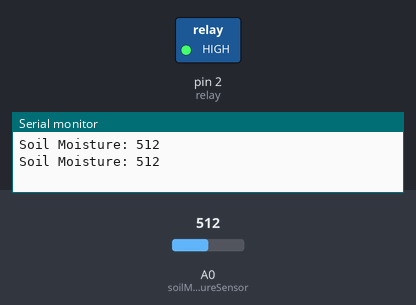
Recording of a sketch running on a simulated Arduino Uno, built with avr-gcc and run on an emulated ATmega328P. Parts: switched loads named in the sketch (green lamp = pin HIGH), the last lines printed to the serial monitor. The test bench sets the inputs (shaded band); at power-on: A0 (soilMoistureSensor) = 512.

Above: at 1.8 s.
1.9 s: A0 (soilMoistureSensor) set to 485
At 3.4 s:
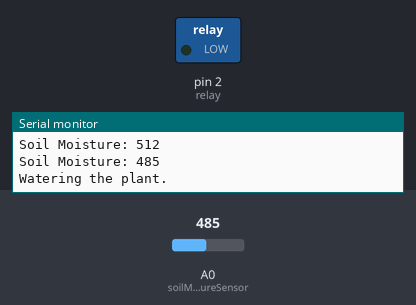
Timing chart, 0 to 9.5 s (numbered marks = the images above; inputs shaded):
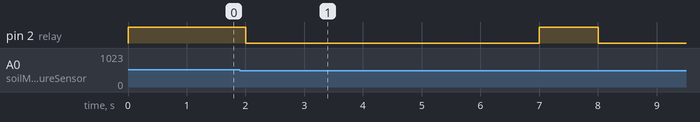

Measured:
- the behaviour switches between 500 and 499 on A0 (soilMoistureSensor) (found by bisection; images 0 and 1)
- after the input at 1.9 s, pin 2 (relay): HIGH → LOW after 0.10 s, → HIGH 5.0 s later, → LOW 1.0 s later

The sketch:

SoilMaster.ino
```cpp
const int soilMoistureSensor = A0; // Analog input pin for soil moisture sensor
const int relay = 2; // Digital output pin for relay

void setup() {
  pinMode(relay, OUTPUT); // Set relay as output
  digitalWrite(relay, HIGH); // Turn off the relay
  Serial.begin(9600); // Initialize serial communication
}

void loop() {
  int soilMoistureValue = analogRead(soilMoistureSensor); // Read soil moisture sensor value
  Serial.print("Soil Moisture: ");
  Serial.println(soilMoistureValue); // Print soil moisture value to serial monitor

  if (soilMoistureValue < 500) { // If soil moisture is below threshold
    digitalWrite(relay, LOW); // Turn on the relay to water the plant
    Serial.println("Watering the plant.");
    delay(5000); // Water the plant for 5 seconds
    digitalWrite(relay, HIGH); // Turn off the relay
    Serial.println("Plant has been watered.");
  }

  delay(1000); // Delay for 1 second before checking soil moisture again
}
```
